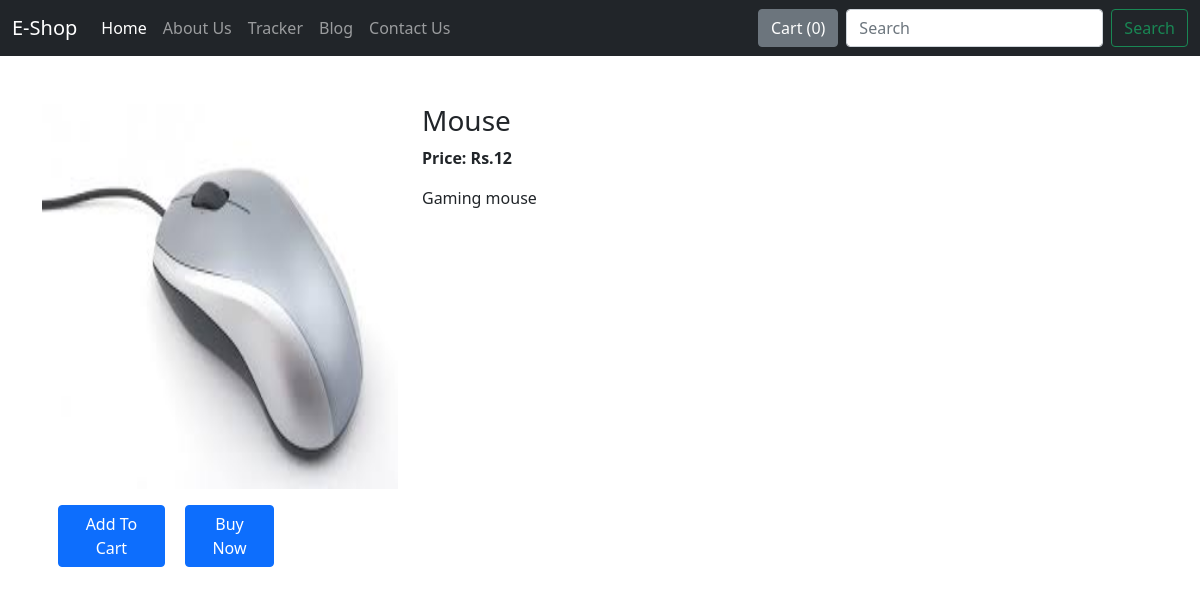
Page /shop/products/2 on the earlier database version.
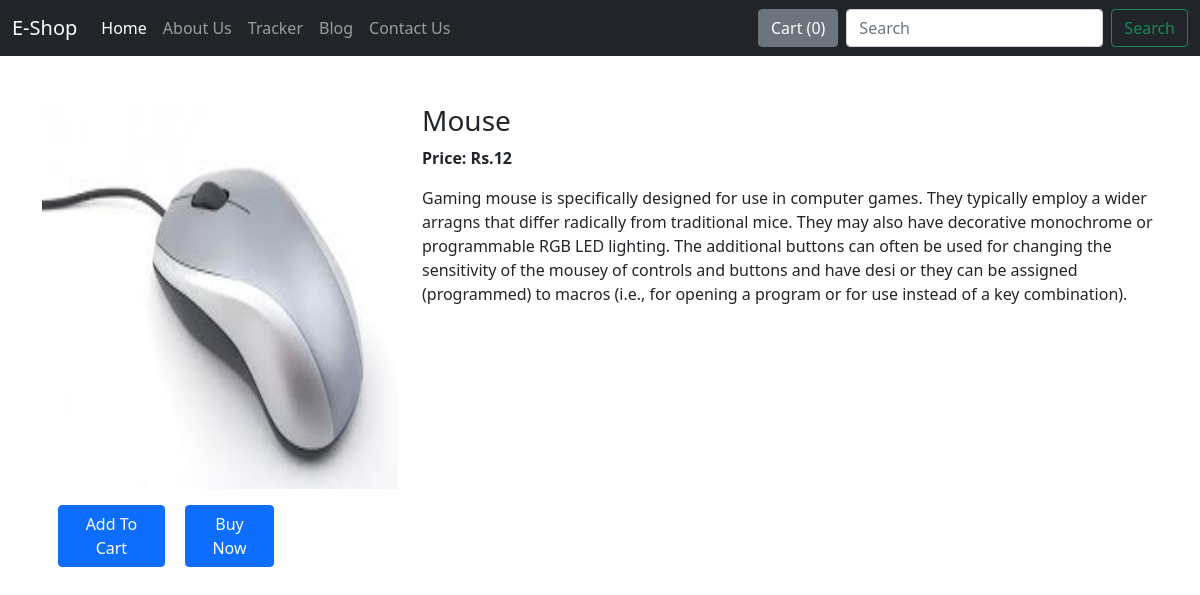
Same page on the later database version.
### shop/models.py (models this page shows, shortened)
class Product(models.Model):
    product_id = models.AutoField
    product_name = models.CharField(max_length=50)
    category = models.CharField(max_length=50, default="")
    sub_category = models.CharField(max_length=50, default="")
    price = models.IntegerField(default=0)
    desc = models.CharField(max_length=500)
    pub_date = models.DateField()
    image = models.ImageField(upload_to="shop/images", default="")

### shop/views.py (the view)
# urls.py: path('products/<int:myid>', views.productView, name='productView'),
def productView(request, myid):
    product = Product.objects.filter(id=myid)
    return render(request, 'shop/prodView.html', {'product': product[0]})

### shop/templates/shop/prodView.html (shortened to what this page needs)
{% extends 'shop/basic.html' %}
{% block body %}
<div class="container my-5">
    <div class="row">
        <div class="col-md-4">
            <div class="row">
                <img src="/static/{{product.image}}" width="233px" height="385px" />
            </div>
            <div  style="margin-top: 1rem; align-items: center;">
                <span id="quickpr" class="divpr">
                <button id="pr{{product.id}}" class="btn btn-primary mx-3 cart" style="width: 30%;">Add To Cart</button>
                </span>
                <a href="/shop/checkout"><button class="btn btn-primary" style="width: 25%;">Buy Now</button></a>
            </div>
        </div>
        <div class="col-md-8">
            <h3 id="namepr">{{product.product_name}}</h3>
            <p><b>Price: Rs.{{product.price}}</b></p>
            <p>{{product.desc}}</p>
        </div>
    </div>
</div>
{% endblock %}

Differences in the rows shown:
changed Product "Mouse": desc "Gaming mouse" → "Gaming mouse is specifically designed for use in computer games. They typically employ a wider arragns that differ radically from traditional mice. They may also have decorative monochrome or programmable RGB LED lighting. The additional buttons can often be used for changing the sensitivity of the mousey of controls and buttons and have desi or they can be assigned (programmed) to macros (i.e., for opening a program or for use instead of a key combination)."
